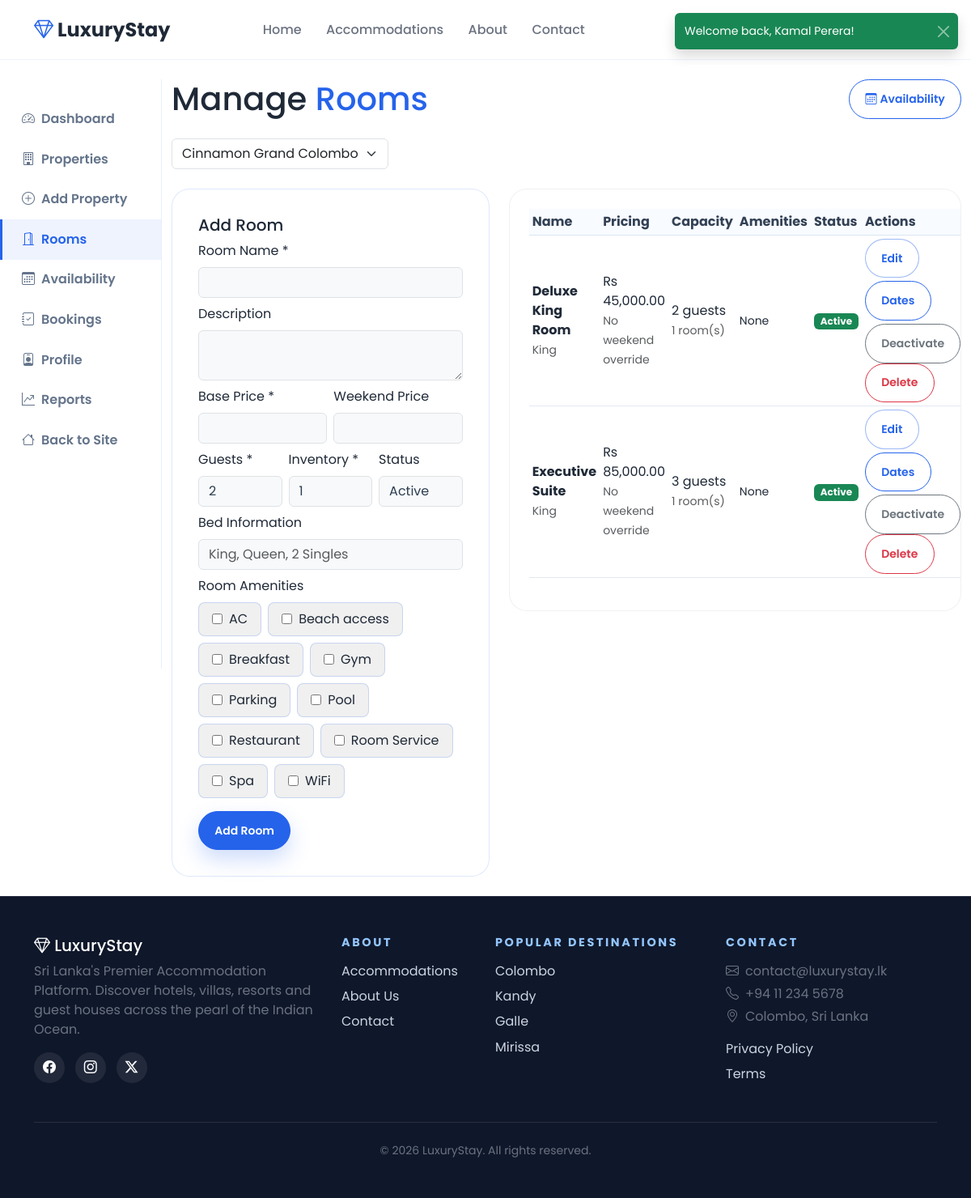
The app's page /owner/rooms.php?property_id=1 (signed in) with its own data.
### tables this page shows
CREATE TABLE amenities (
    id INT AUTO_INCREMENT PRIMARY KEY,
    name VARCHAR(80) NOT NULL,
    icon VARCHAR(50) DEFAULT 'bi-check'
);

CREATE TABLE rooms (
    id INT AUTO_INCREMENT PRIMARY KEY,
    property_id INT NOT NULL,
    name VARCHAR(150) NOT NULL,
    description TEXT,
    price_per_night DECIMAL(12,2) NOT NULL,
    weekend_price DECIMAL(12,2) NULL,
    max_guests INT NOT NULL DEFAULT 2,
    inventory INT NOT NULL DEFAULT 1,
    bed_type VARCHAR(50),
    status ENUM('active','inactive') DEFAULT 'active',
    FOREIGN KEY (property_id) REFERENCES properties(id) ON DELETE CASCADE
);

### includes/functions.php (called while the page is built, shortened)
<?php
function e(?string $str): string
{
    return htmlspecialchars($str ?? '', ENT_QUOTES, 'UTF-8');
}
function formatPrice(float $amount): string
{
    return 'Rs ' . number_format($amount, 2);
}

### owner/rooms.php (the view, shortened to what this page needs)
<?php
$db = getDB();
$ownerId = $_SESSION['owner_id'];
$propertyId = (int) ($_GET['property_id'] ?? $_POST['property_id'] ?? 0);
$properties = $db->prepare("SELECT id, name FROM properties WHERE owner_id = ? AND deleted_at IS NULL ORDER BY name");
$properties->execute([$ownerId]);
$properties = $properties->fetchAll();
$amenitiesList = $db->query("SELECT * FROM amenities ORDER BY name")->fetchAll();
$rooms = [];
$editRoom = null;
$selectedRoomAmenityIds = [];
if ($propertyId) {
    $stmt = $db->prepare("SELECT r.*,
        GROUP_CONCAT(a.name ORDER BY a.name SEPARATOR ', ') AS amenities
        FROM rooms r
        LEFT JOIN room_amenities ra ON ra.room_id = r.id
        LEFT JOIN amenities a ON a.id = ra.amenity_id
        WHERE r.property_id = ?
        GROUP BY r.id
        ORDER BY r.status ASC, r.name ASC");
    $stmt->execute([$propertyId]);
    $rooms = $stmt->fetchAll();
}
require_once __DIR__ . '/../includes/header.php';
?>
<div class="container-fluid py-4">
    <div class="row">
        <?php require_once __DIR__ . '/../includes/dashboard-sidebar.php'; ?>
        <div class="col-lg-10">
            <div class="d-flex flex-wrap justify-content-between gap-2 mb-4">
                <h1 class="mb-0">Manage <span class="text-gold">Rooms</span></h1>
                <?php if ($propertyId): ?><a href="<?= APP_URL ?>/owner/availability.php" class="btn btn-outline-primary btn-sm"><i class="bi bi-calendar3 me-1"></i>Availability</a><?php endif; ?>
            </div>
            <form method="GET" class="mb-4">
                <select name="property_id" class="form-select w-auto d-inline-block" onchange="this.form.submit()">
                    <?php foreach ($properties as $p): ?>
                    <option value="<?= $p['id'] ?>" <?= $propertyId == $p['id'] ? 'selected' : '' ?>><?= e($p['name']) ?></option>
                    <?php endforeach; ?>
                </select>
            </form>
            <?php if ($propertyId): ?>
            <div class="row g-4">
                <div class="col-lg-5">
                    <div class="form-dark">
                        <h5><?= $editRoom ? 'Edit Room' : 'Add Room' ?></h5>
                        <form method="POST" data-loading>
                            <div class="row g-2">
                                <div class="col-12"><label class="form-label">Room Name *</label><input type="text" name="name" class="form-control" value="<?= e($editRoom['name'] ?? '') ?>" required maxlength="150"></div>
                                <div class="col-12"><label class="form-label">Description</label><textarea name="description" class="form-control" rows="2"><?= e($editRoom['description'] ?? '') ?></textarea></div>
                                <div class="col-md-6"><label class="form-label">Base Price *</label><input type="number" name="price" class="form-control" value="<?= e((string) ($editRoom['price_per_night'] ?? '')) ?>" required min="1" step="0.01"></div>
                                <div class="col-md-6"><label class="form-label">Weekend Price</label><input type="number" name="weekend_price" class="form-control" value="<?= e((string) ($editRoom['weekend_price'] ?? '')) ?>" min="1" step="0.01"></div>
                                <div class="col-md-4"><label class="form-label">Guests *</label><input type="number" name="max_guests" class="form-control" value="<?= e((string) ($editRoom['max_guests'] ?? 2)) ?>" min="1" max="50" required></div>
                                <div class="col-md-4"><label class="form-label">Inventory *</label><input type="number" name="inventory" class="form-control" value="<?= e((string) ($editRoom['inventory'] ?? 1)) ?>" min="1" max="100" required></div>
                                <div class="col-md-4"><label class="form-label">Status</label><select name="status" class="form-select"><option value="active" <?= ($editRoom['status'] ?? 'active') === 'active' ? 'selected' : '' ?>>Active</option></select></div>
                                <div class="col-12"><label class="form-label">Bed Information</label><input type="text" name="bed_type" class="form-control" value="<?= e($editRoom['bed_type'] ?? '') ?>" placeholder="King, Queen, 2 Singles" maxlength="50"></div>
                                <div class="col-12">
                                    <label class="form-label">Room Amenities</label>
                                    <div class="d-flex flex-wrap gap-2">
                                        <?php foreach ($amenitiesList as $a): ?>
                                        <label class="amenity-badge"><input type="checkbox" name="room_amenities[]" value="<?= $a['id'] ?>" <?= in_array((int) $a['id'], $selectedRoomAmenityIds, true) ? 'checked' : '' ?>> <?= e($a['name']) ?></label>
                                        <?php endforeach; ?>
                                    </div>
                                </div>
                            </div>
                            <div class="d-flex gap-2 mt-3">
                                <button type="submit" class="btn btn-gold btn-sm"><?= $editRoom ? 'Save Room' : 'Add Room' ?></button>
                            </div>
                        </form>
                    </div>
                </div>
                <div class="col-lg-7">
                    <div class="luxury-card p-4 table-responsive">
                        <table class="table table-dark table-sm align-middle">
                            <thead><tr><th>Name</th><th>Pricing</th><th>Capacity</th><th>Amenities</th><th>Status</th><th>Actions</th></tr></thead>
                            <tbody>
                                <?php foreach ($rooms as $r): ?>
                                <tr>
                                    <td><strong><?= e($r['name']) ?></strong><br><small class="text-muted"><?= e($r['bed_type']) ?></small></td>
                                    <td><?= formatPrice((float) $r['price_per_night']) ?><br><small class="text-muted"><?= $r['weekend_price'] ? 'Weekend ' . formatPrice((float) $r['weekend_price']) : 'No weekend override' ?></small></td>
                                    <td><?= (int) $r['max_guests'] ?> guests<br><small class="text-muted"><?= (int) $r['inventory'] ?> room(s)</small></td>
                                    <td><small><?= e($r['amenities'] ?: 'None') ?></small></td>
                                    <td><span class="badge bg-<?= $r['status'] === 'active' ? 'success' : 'secondary' ?>"><?= ucfirst($r['status']) ?></span></td>
                                    <td>
                                        <div class="d-flex flex-wrap gap-1">
                                            <a href="<?= APP_URL ?>/owner/rooms.php?property_id=<?= $propertyId ?>&edit_id=<?= $r['id'] ?>" class="btn btn-sm btn-outline-gold">Edit</a>
                                            <a href="<?= APP_URL ?>/owner/availability.php?room_id=<?= $r['id'] ?>" class="btn btn-sm btn-outline-primary">Dates</a>
                                            <form method="POST" class="d-inline">
                                                <button name="action" value="<?= $r['status'] === 'active' ? 'deactivate' : 'activate' ?>" class="btn btn-sm btn-outline-secondary"><?= $r['status'] === 'active' ? 'Deactivate' : 'Activate' ?></button>
                                                <button name="action" value="delete" class="btn btn-sm btn-outline-danger" onclick="return confirm('Delete this room type? Rooms with bookings will be deactivated instead.');">Delete</button>
                                            </form>
                                        </div>
                                    </td>
                                </tr>
                                <?php endforeach; ?>
                            </tbody>
                        </table>
                    </div>
                </div>
            </div>
            <?php endif; ?>
        </div>
    </div>
</div>
<?php require_once __DIR__ . '/../includes/footer.php'; ?>

### assets/css/style.css (style rules this page uses)
:root { --primary: #2563EB; --primary-dark: #1D4ED8; --primary-soft: #EFF6FF; --sky-soft: #E0F2FE; --surface: #F8FAFC; --text: #1F2937; --muted: #6B7280; --border: rgba(37, 99, 235, 0.14); --shadow: 0 18px 45px rgba(15, 23, 42, 0.12); --soft-shadow: 0 14px 34px rgba(15, 23, 42, 0.08); --dark-surface: #F8FAFC; --radius: 22px; }
* { box-sizing: border-box; }
html { scroll-behavior: smooth; }
body { font-family: 'Poppins', sans-serif; background: #ffffff !important; color: var(--text) !important; cursor: default; min-height: 100vh; display: flex; flex-direction: column; }
h1, h2, h3, h4, h5, .luxury-brand, .hero-title, .section-title { font-family: 'Poppins', sans-serif; }
.text-gold { color: var(--primary) !important; }
.btn { border-radius: 999px; padding: 0.8rem 1.2rem; font-weight: 600; transition: transform 0.25s ease, box-shadow 0.25s ease, background 0.25s ease; }
.btn-outline-primary { border-color: var(--primary); color: var(--primary); background: transparent; }
.btn-gold { background: var(--primary); border-color: var(--primary); color: #ffffff; box-shadow: 0 12px 26px rgba(37, 99, 235, 0.22); }
.btn-outline-gold { color: var(--primary); border: 1px solid rgba(37, 99, 235, 0.45); background: #ffffff; }
.luxury-card { background: #ffffff; border: 1px solid rgba(15, 23, 42, 0.06); border-radius: var(--radius); overflow: hidden; transition: transform 0.3s ease, box-shadow 0.3s ease; }
.form-dark { background: white; border: 1px solid rgba(37, 99, 235, 0.15); border-radius: var(--radius); padding: 2rem; }
.form-dark .form-control, .form-dark .form-select { background: #f8f9fa; border: 1px solid #dee2e6; color: #2c3e50; }
.table.table-dark, .table-dark { --bs-table-color: var(--text); --bs-table-bg: #ffffff; --bs-table-border-color: #e2e8f0; --bs-table-striped-bg: #f8fbff; --bs-table-striped-color: var(--text); --bs-table-hover-bg: #eff6ff; --bs-table-hover-color: var(--text); color: var(--text); border-color: #e2e8f0; }
.table-dark thead th, .table-dark th { background: #f8fbff; color: #334155; border-bottom-color: #dbe6f3; }
.table-dark td { border-color: #e2e8f0; vertical-align: middle; }
.amenity-badge { background: #f0f0f0; border: 1px solid rgba(37, 99, 235, 0.2); padding: 0.5rem 1rem; border-radius: 8px; display: inline-flex; align-items: center; gap: 0.5rem; }
body, body.home-page, body.properties-page, body.property-page, body.admin-page, body.owner-page, body.user-page { background: #ffffff !important; color: var(--text) !important; }

### records on screen
amenities: name "AC"
amenities: name "Beach access"
amenities: name "Breakfast"
amenities: name "Gym"
amenities: name "Parking"
amenities: name "Pool"
amenities: name "Restaurant"
amenities: name "Room Service"
amenities: name "Spa"
amenities: name "WiFi"
rooms: name "Deluxe King Room", bed_type "King", price_per_night "Rs 45,000.00", shows "No weekend override", max_guests "2", inventory "1", amenities "None", status "Active", shows "Deactivate"
rooms: name "Executive Suite", bed_type "King", price_per_night "Rs 85,000.00", shows "No weekend override", max_guests "3", inventory "1", amenities "None", status "Active", shows "Deactivate"

### other values on screen
$flash['message'] "Welcome back, Kamal Perera!"
APP_NAME "LuxuryStay"
APP_TAGLINE "Sri Lanka's Premier Accommodation Platform"
form field property_id "Cinnamon Grand Colombo"
